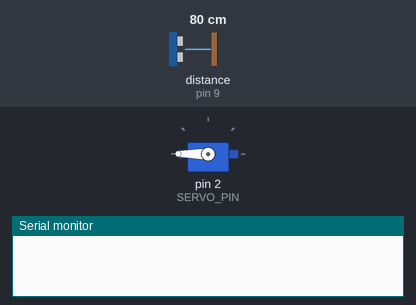
Recording of a sketch running on a simulated Arduino Uno, built with avr-gcc and run on an emulated ATmega328P. Parts: servo, the last lines printed to the serial monitor. Wiring (inferred from the names in the program): ultrasonic range finder: trigger pin 8; echo pin 9. Inputs (shaded band) come from the test bench; at power-on: distance to the obstacle (sensor on pin 9) 80 cm. The echo pulse lasts 58.3 µs per cm.

Above: at 1.2 s.
1.3 s: distance to the obstacle (sensor on pin 9) set to 9 cm
At 4.0 s:
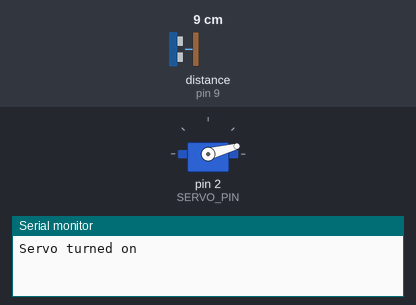
4.3 s: distance to the obstacle (sensor on pin 9) set to 18 cm
At 5.2 s:
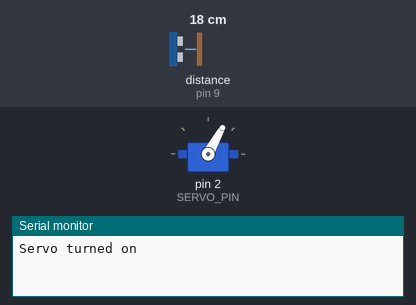
5.8 s: distance to the obstacle (sensor on pin 9) set to 35 cm
At 6.4 s:
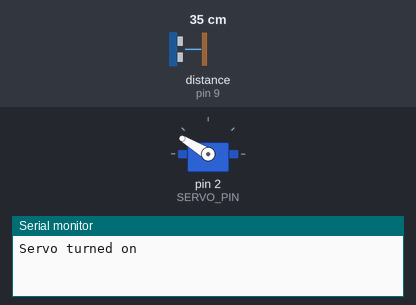
Timing chart, 0 to 8.8 s (numbered marks = the images above; inputs shaded):
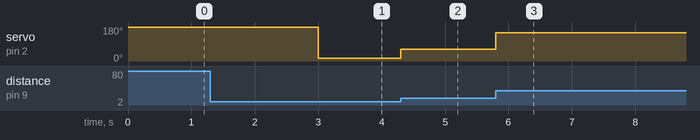

The sketch:

Motor_Control_Improvised.ino
```cpp
#include <Servo.h>

// Constants
const int SERVO_PIN = 2;
const int TRIGGER_PIN = 8;
const int ECHO_PIN = 9;
const int SERVO_OFF_POSITION = 180;
const int SERVO_ON_POSITION = 0;
const unsigned long DELAY_TIME = 3000;
const int MIN_DISTANCE = 5;
const int MAX_DISTANCE = 40;

// Servo
Servo servoMain;

// Distance
float distance;

// Servo controls
unsigned long previousMillis = 0;
unsigned long offTimerStart = 0;
bool offTimerRunning = false;
int servoPosition = SERVO_OFF_POSITION;
bool isServoOn = false;

void setup() {
  Serial.begin(9600);
  servoMain.attach(SERVO_PIN);
  pinMode(TRIGGER_PIN, OUTPUT);
  pinMode(ECHO_PIN, INPUT);
  servoMain.write(servoPosition);
}

void loop() {
  distance = readDistance();
  if (isServoOn) {
    handleServoOn();
  } else {
    handleServoOff();
  }
}

float readDistance() {
  digitalWrite(TRIGGER_PIN, LOW);
  delayMicroseconds(2);
  digitalWrite(TRIGGER_PIN, HIGH);
  delayMicroseconds(10);
  digitalWrite(TRIGGER_PIN, LOW);
  float duration = pulseIn(ECHO_PIN, HIGH);
  return duration / 58.82;
}

void handleServoOn() {
  if (distance < MIN_DISTANCE) {
    if (!offTimerRunning) {
      offTimerStart = millis();
      offTimerRunning = true;
    } else if (millis() - offTimerStart >= DELAY_TIME) {
      servoPosition = SERVO_OFF_POSITION;
      isServoOn = false;
      offTimerRunning = false;
      Serial.println("Servo turned off");
    }
  } else {
    offTimerRunning = false;
    if (distance <= MAX_DISTANCE) {
      adjustServoPosition();
    }
  }
  servoMain.write(servoPosition);
}

void handleServoOff() {
  if (distance >= MIN_DISTANCE && distance <= MAX_DISTANCE) {
    unsigned long currentMillis = millis();
    if (currentMillis - previousMillis >= DELAY_TIME) {
      adjustServoPosition();
      isServoOn = true;
      Serial.println("Servo turned on");
    }
  }
 }

void adjustServoPosition() {
  distance = constrain(distance, MIN_DISTANCE, MAX_DISTANCE);
  servoPosition = map(distance, MIN_DISTANCE, MAX_DISTANCE, SERVO_ON_POSITION, SERVO_OFF_POSITION);
}
```

Measured:
- after the input at 1.3 s, servo on pin 2 (SERVO_PIN): 180° → 15° after 1.7 s
- after the input at 4.3 s, servo on pin 2 (SERVO_PIN): 15° → 61° at once
- after the input at 5.8 s, servo on pin 2 (SERVO_PIN): 61° → 149° at once
